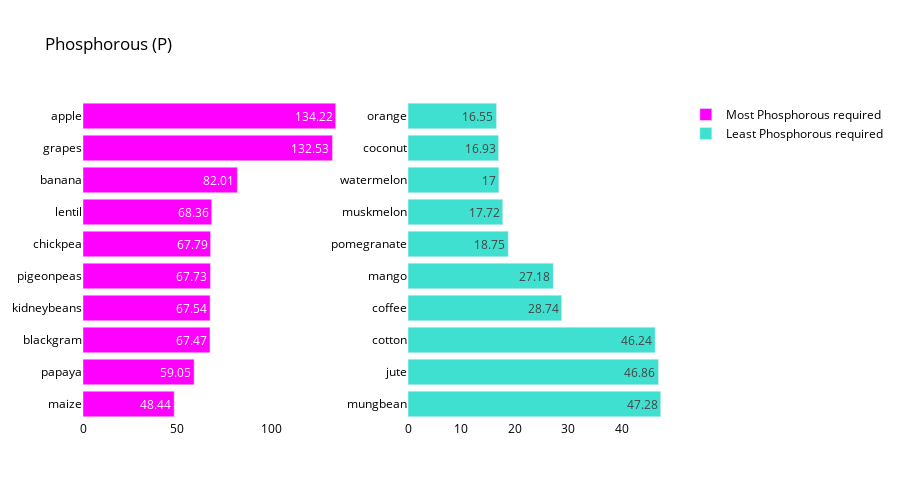

The notebook cell saved with this chart:
### Markdown cell above
### Phosphorous Analysis

### Code cell
crop_summary_P = crop_summary.sort_values(by='P', ascending=False)
fig = make_subplots(rows=1, cols=2)
top = {
    'y' : crop_summary_P['P'][0:10].sort_values().index,
    'x' : crop_summary_P['P'][0:10].sort_values()
}
last = {
    'y' : crop_summary_P['P'][-10:].index,
    'x' : crop_summary_P['P'][-10:]
}
fig.add_trace(
    go.Bar(top,
           name="Most Phosphorous required",
           marker_color=random.choice(colors),
           orientation='h',
          text=top['x']),
    row=1, col=1
)
fig.add_trace(
    go.Bar(last,
           name="Least Phosphorous required",
           marker_color=random.choice(colors),
           orientation='h',
          text=last['x']),
    row=1, col=2
)
fig.update_traces(texttemplate='%{text}', textposition='inside')
fig.update_layout(title_text="Phosphorous (P)",
                  plot_bgcolor='white',
                  font_size=12, 
                  font_color='black',
                 height=500)
fig.update_xaxes(showgrid=False)
fig.update_yaxes(showgrid=False)

### Figure 1 — Plotly figure (JSON) as saved in the notebook; plotly's stock layout.template omitted (floating-point values rounded to 4 significant figures)
{"data": [{"marker": {"color": "#FF00FF"}, "name": "Most Phosphorous required", "orientation": "h", "text": [48.44, 59.05, 67.47, 67.54, 67.73, 67.79, 68.36, 82.01, 132.5, 134.2], "textposition": "inside", "texttemplate": "%{text}", "type": "bar", "x": [48.44, 59.05, 67.47, 67.54, 67.73, 67.79, 68.36, 82.01, 132.5, 134.2], "xaxis": "x", "y": ["maize", "papaya", "blackgram", "kidneybeans", "pigeonpeas", "chickpea", "lentil", "banana", "grapes", "apple"], "yaxis": "y"}, {"marker": {"color": "#40E0D0"}, "name": "Least Phosphorous required", "orientation": "h", "text": [47.28, 46.86, 46.24, 28.74, 27.18, 18.75, 17.72, 17.0, 16.93, 16.55], "textposition": "inside", "texttemplate": "%{text}", "type": "bar", "x": [47.28, 46.86, 46.24, 28.74, 27.18, 18.75, 17.72, 17.0, 16.93, 16.55], "xaxis": "x2", "y": ["mungbean", "jute", "cotton", "coffee", "mango", "pomegranate", "muskmelon", "watermelon", "coconut", "orange"], "yaxis": "y2"}], "layout": {"font": {"color": "black", "size": 12}, "height": 500, "plot_bgcolor": "white", "title": {"text": "Phosphorous (P)"}, "xaxis": {"anchor": "y", "domain": [0, 0.45], "showgrid": false}, "xaxis2": {"anchor": "y2", "domain": [0.55, 1], "showgrid": false}, "yaxis": {"anchor": "x", "domain": [0, 1], "showgrid": false}, "yaxis2": {"anchor": "x2", "domain": [0, 1], "showgrid": false}}}
